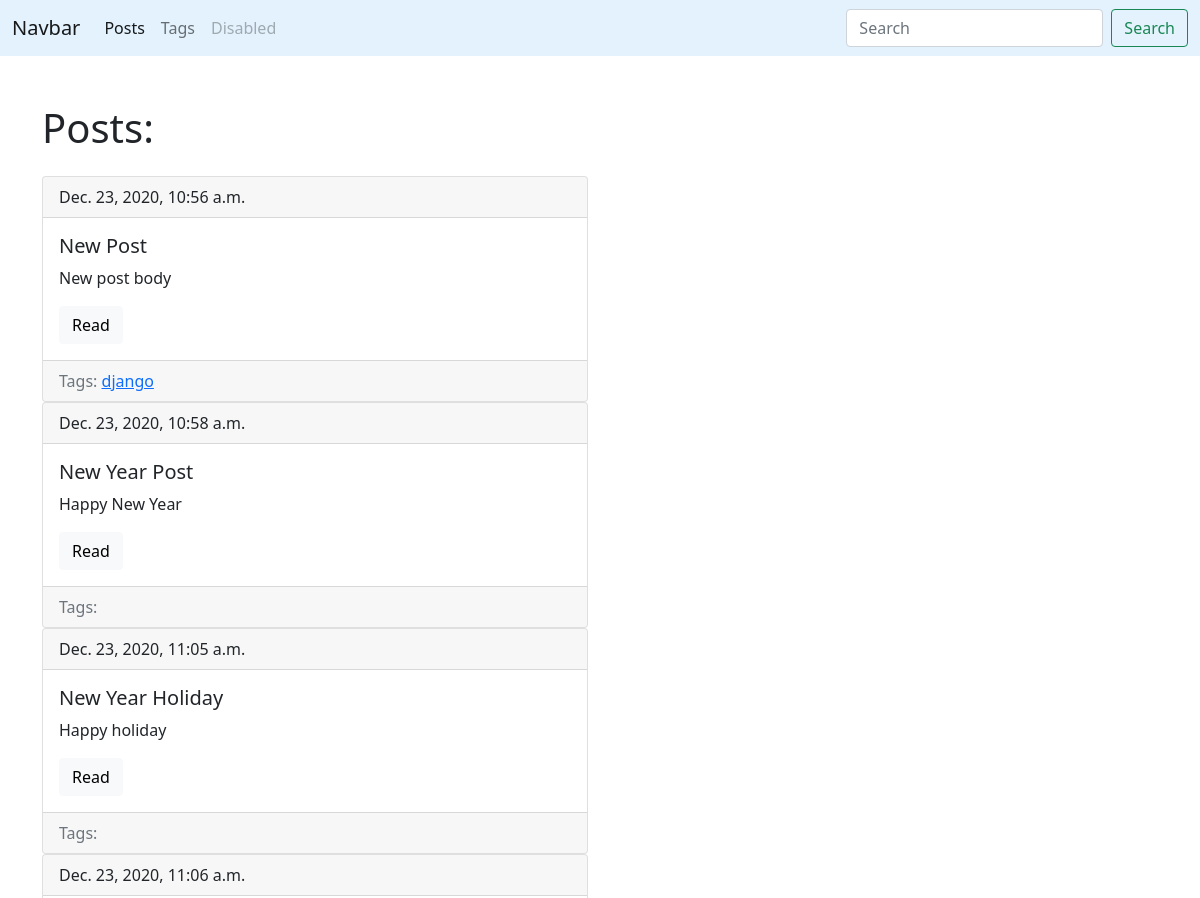
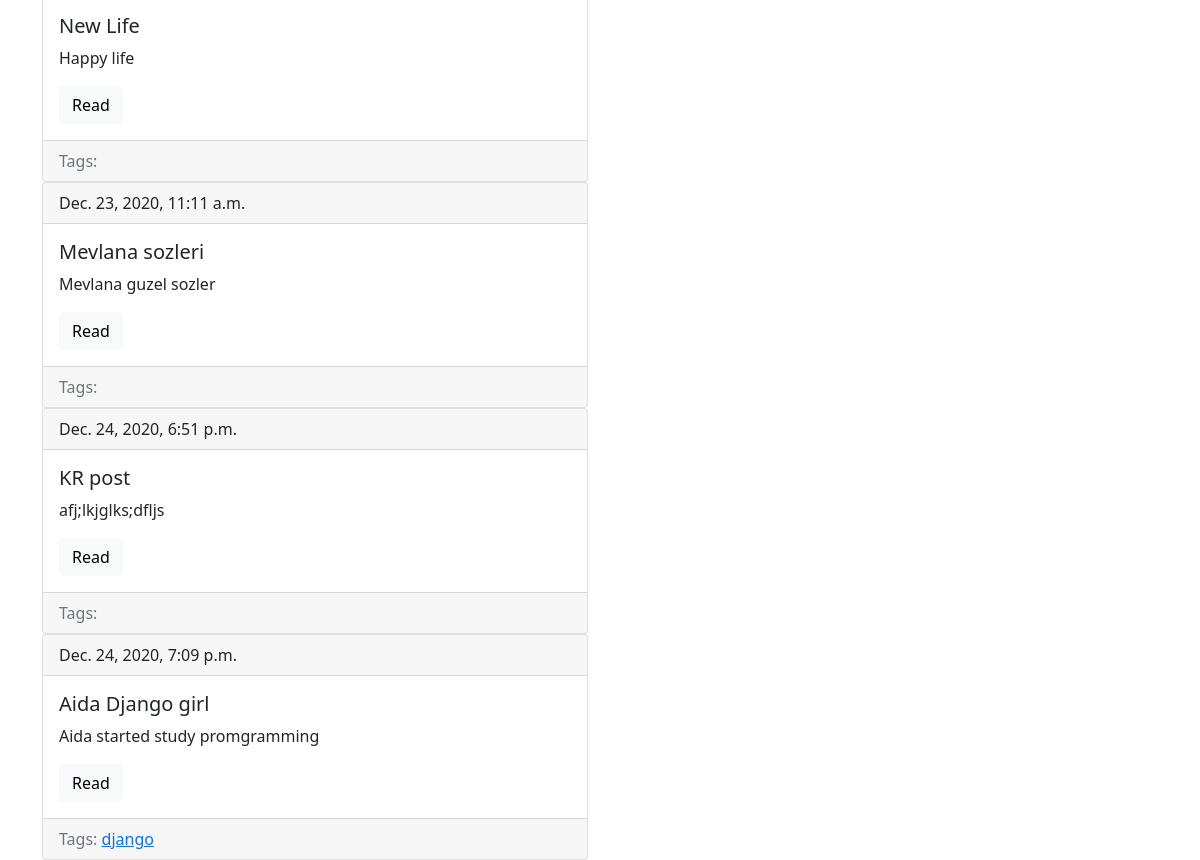
Screenshot of /blog/ with the database file from the repository (2 pictures, top to bottom).
### blog/models.py (models this page shows, shortened)
class Post(models.Model):
    title = models.CharField(max_length=150, db_index=True)
    slug = models.SlugField(max_length=150, blank=True, unique=True)
    body = models.TextField(blank=True, db_index=True)
    tags = models.ManyToManyField('Tag', blank=True, related_name='posts')
    date_pub = models.DateTimeField(auto_now_add=True)
    def get_absolute_url(self):
        return reverse('post_detail_url', kwargs={'slug':self.slug})

class Tag(models.Model):
    title = models.CharField(max_length=50)
    slug = models.SlugField(max_length=50, unique=True)
    def get_absolute_url(self):
        return reverse('tag_detail_url', kwargs={'slug': self.slug})

### blog/views.py (the view)
# urls.py: path('', posts_list, name='posts_list_url'),
def posts_list(request):
    posts = Post.objects.all()
    return render(request, 'blog/index.html', context={'posts': posts})

### blog/templates/blog/index.html (shortened to what this page needs)
{% extends 'blog/base_blog.html' %}
{% block content %}
    <h1 class="mb-4">Posts:</h1>
    {% for post in posts %}
        {% include 'blog/includes/post_card_template.html' %}
    {% endfor %}
{% endblock %}

### blog/templates/blog/includes/post_card_template.html
<div class="card">
    <div class="card-header">
        {{ post.date_pub }}
    </div>
    <div class="card-body">
        <h5 class="card-title">{{ post.title }}</h5>
        <p class="card-text">{{ post.body|truncatewords:15 }}</p>
        <a href="{{ post.get_absolute_url }}" class="btn btn-light">Read</a>
    </div>
    <div class="card-footer text-muted">
        Tags:
        {% for tag in post.tags.all %}
            <a href="{{ tag.get_absolute_url }}">{{ tag.title }}</a>
        {% endfor %}
    </div>
</div>

### rows the page displays
Post: date_pub "Dec. 23, 2020, 10:56 a.m.", title "New Post", body "New post body"
Tag: title "django"
Post: date_pub "Dec. 23, 2020, 10:58 a.m.", title "New Year Post", body "Happy New Year"
Post: date_pub "Dec. 23, 2020, 11:05 a.m.", title "New Year Holiday", body "Happy holiday"
Post: date_pub "Dec. 23, 2020, 11:06 a.m.", title "New Life", body "Happy life"
Post: date_pub "Dec. 23, 2020, 11:11 a.m.", title "Mevlana sozleri", body "Mevlana guzel sozler"
Post: date_pub "Dec. 24, 2020, 6:51 p.m.", title "KR post", body "afj;lkjglks;dfljs"
Post: date_pub "Dec. 24, 2020, 7:09 p.m.", title "Aida Django girl", body "Aida started study promgramming"
